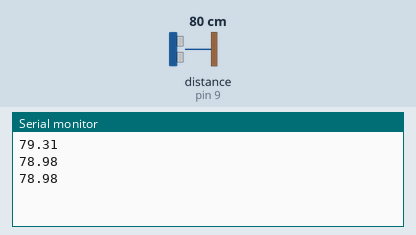
This sketch was run on a simulated Arduino Uno, built with avr-gcc and run on an emulated ATmega328P. Shown: the last lines printed to the serial monitor. Wiring (inferred from the names in the program): ultrasonic range finder: trigger pin 2; echo pin 9. The test bench sets the inputs (shaded band); at power-on: distance to the obstacle (sensor on pin 9) 80 cm. The echo pulse lasts 58.3 µs per cm.

Above: at 1.3 s.
1.4 s: distance to the obstacle (sensor on pin 9) set to 2 cm
At 1.9 s:
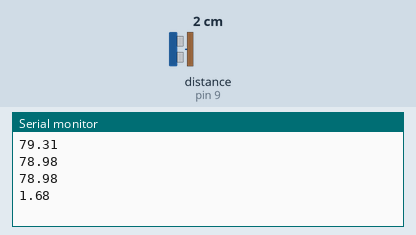
2.9 s: distance to the obstacle (sensor on pin 9) set to 4 cm
At 3.4 s:
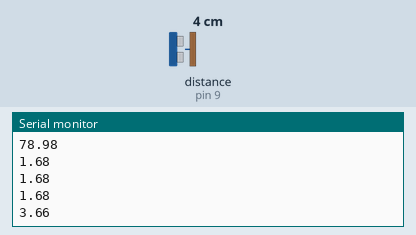
Timing chart, 0 to 5.9 s (numbered marks = the images above; inputs shaded):
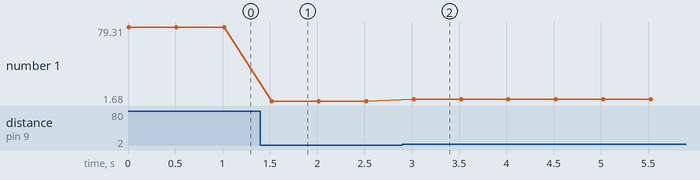

The sketch:

ultrasonic_checker.ino
```cpp
#define trigerfront 4
#define echofront 5
#define trigerleft 2
#define echoleft 9
#define trigerright A1
#define echoright A2

void setup(){
  pinMode(trigerfront, OUTPUT);
  pinMode(echofront, INPUT);
  pinMode(trigerleft, OUTPUT);
   pinMode(echoleft, INPUT);
  pinMode(trigerright, OUTPUT);
   pinMode(echoright, INPUT);
  Serial.begin(9600);
}

float distancecal(int trig,int echo){
digitalWrite(trig,LOW);
delayMicroseconds(2);
digitalWrite(trig,HIGH);
delayMicroseconds(10);
digitalWrite(trig,LOW);

unsigned long duration=pulseIn(echo,HIGH);
if (duration==0) return 999.0;
float distance=duration*0.034/2;
return distance;
}


void loop(){
   float frontlength= distancecal(trigerleft,echoleft) ;
   Serial.println(frontlength);
   delay(500);

}
```

Measured:
- after the input at 1.4 s, the serial monitor: prints a new line after 0.12 s (image 1)
- after the input at 2.9 s, the serial monitor: prints a new line after 0.12 s (image 2)
- plotted number 1: 78.98 → 1.68 after the input at 1.4 s, 1.68 → 3.66 after the input at 2.9 s
